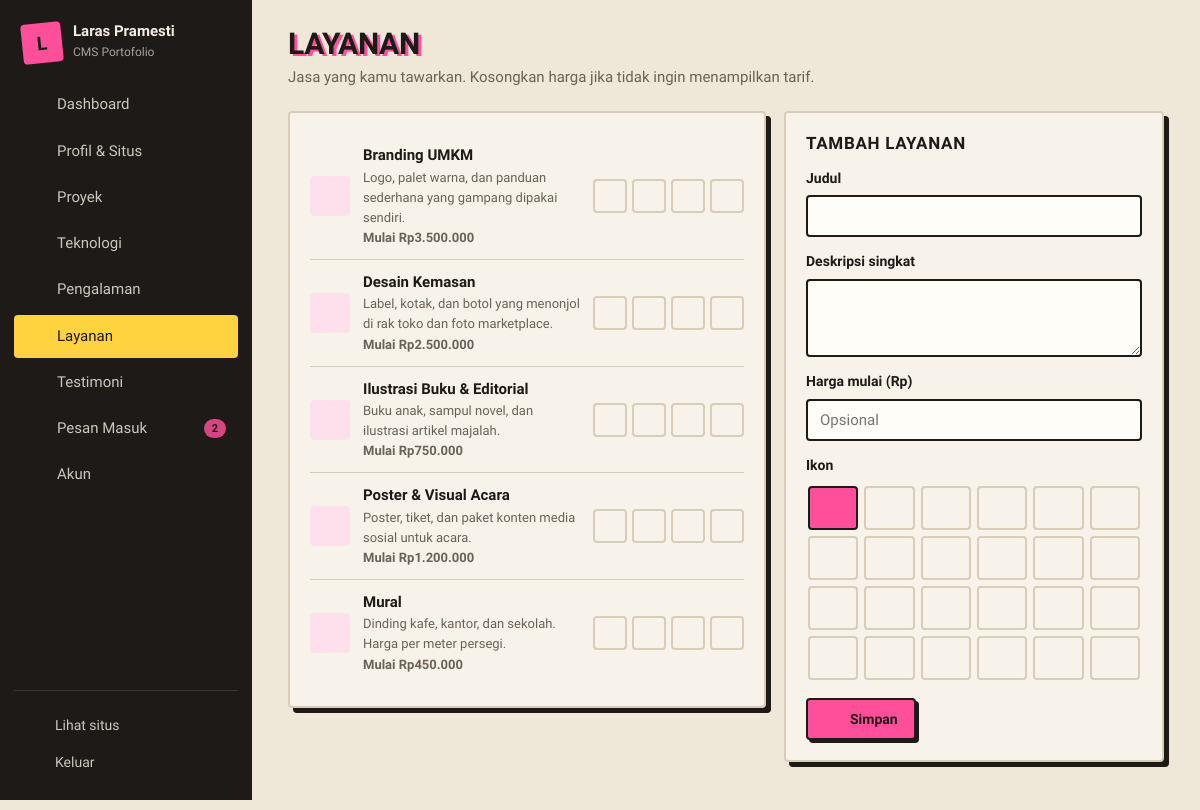
The app's page /index.php?page=layanan (signed in) with its own data.
### tables this page shows
CREATE TABLE layanan (
  id INT AUTO_INCREMENT PRIMARY KEY,
  judul VARCHAR(100) NOT NULL,
  deskripsi VARCHAR(255) NOT NULL,
  ikon VARCHAR(40) NOT NULL DEFAULT 'sparkles',
  harga_mulai INT UNSIGNED NULL,
  urutan INT NOT NULL DEFAULT 0
);

### index.php (called while the page is built, shortened)
<?php
require __DIR__ . '/includes/bootstrap.php';
$admin = [
    'login'         => 'pages/admin/login.php',
    'logout'        => 'pages/admin/logout.php',
    'dashboard'     => 'pages/admin/dashboard.php',
    'profil'        => 'pages/admin/profil.php',
    'kelola-proyek' => 'pages/admin/proyek.php',
    'proyek-form'   => 'pages/admin/proyek-form.php',
    'teknologi'     => 'pages/admin/teknologi.php',
    'pengalaman'    => 'pages/admin/pengalaman.php',
    'layanan'       => 'pages/admin/layanan.php',
    'testimoni'     => 'pages/admin/testimoni.php',
    'pesan'         => 'pages/admin/pesan.php',
    'akun'          => 'pages/admin/akun.php',
];
$page = (string) ($_GET['page'] ?? 'beranda');
require __DIR__ . '/' . $admin[$page];

### pages/admin/layanan.php (the view, shortened to what this page needs)
<?php
$edit = isset($_GET['id']) ? q('SELECT * FROM layanan WHERE id = ?', [(int) $_GET['id']])->fetch() : null;
$edit = $edit ?: ['id' => 0, 'judul' => '', 'deskripsi' => '', 'ikon' => 'code-xml', 'harga_mulai' => null];
$list = q('SELECT * FROM layanan ORDER BY urutan, id')->fetchAll();
require ROOT . '/includes/admin_header.php';
?>
<div class="grid-side">
    <section class="card">
        <ul class="rows">
            <?php foreach ($list as $x): ?>
                <li><span class="logo-box"><?= icon($x['ikon'], 22) ?></span><div class="grow"><b><?= e($x['judul']) ?></b><small><?= e($x['deskripsi']) ?></small><?php if ($x['harga_mulai']): ?><small class="acc">Mulai <?= rupiah((int) $x['harga_mulai']) ?></small><?php endif; ?></div>
                    <div class="row-acts">
                        <form method="post"><?= csrf_field() ?><input type="hidden" name="id" value="<?= $x['id'] ?>"><button class="icon-btn" name="aksi" value="naik"><?= icon('arrow-up', 16) ?></button></form>
                        <form method="post"><?= csrf_field() ?><input type="hidden" name="id" value="<?= $x['id'] ?>"><button class="icon-btn" name="aksi" value="turun"><?= icon('arrow-down', 16) ?></button></form>
                        <a class="icon-btn" href="<?= url('layanan', ['id' => $x['id']]) ?>"><?= icon('pencil', 16) ?></a>
                        <form method="post" onsubmit="return confirm('Hapus layanan ini?')"><button class="icon-btn danger" name="aksi" value="hapus"><?= icon('trash-2', 16) ?></button></form>
                    </div></li>
            <?php endforeach; ?>
        </ul>
    </section>
    <form method="post" class="card sticky">
        <div class="card-h"><h2><?= $edit['id'] ? 'Ubah layanan' : 'Tambah layanan' ?></h2><?php if ($edit['id']): ?><a href="<?= url('layanan') ?>">Batal</a><?php endif; ?></div>
        <label>Judul<input name="judul" value="<?= e($edit['judul']) ?>" required maxlength="100"></label>
        <label>Deskripsi singkat<textarea name="deskripsi" rows="3" maxlength="255" required><?= e($edit['deskripsi']) ?></textarea></label>
        <label>Harga mulai (Rp)<input name="harga_mulai" value="<?= $edit['harga_mulai'] ? number_format((int) $edit['harga_mulai'], 0, ',', '.') : '' ?>" inputmode="numeric" placeholder="Opsional"></label>
        <p class="lbl">Ikon</p>
        <div class="logo-grid">
            <?php foreach (IKON_LAYANAN as $ic): ?><label title="<?= $ic ?>"><input type="radio" name="ikon" value="<?= $ic ?>" <?= $edit['ikon'] === $ic ? 'checked' : '' ?>><span><?= icon($ic, 20) ?></span></label><?php endforeach; ?>
        </div>
        <button class="btn btn-main" type="submit"><?= icon('check', 18) ?> Simpan</button>
    </form>
</div>
<?php require ROOT . '/includes/admin_footer.php';

### includes/bootstrap.php (shortened to what this page needs)
<?php
function db(): PDO
{
    static $pdo = null;
    if ($pdo === null) {
        $c = require ROOT . '/config/database.php';
        $pdo = new PDO("mysql:host={$c['host']};port={$c['port']};dbname={$c['database']};charset=utf8mb4", $c['username'], $c['password'], [
            PDO::ATTR_ERRMODE => PDO::ERRMODE_EXCEPTION,
            PDO::ATTR_DEFAULT_FETCH_MODE => PDO::FETCH_ASSOC,
            PDO::ATTR_EMULATE_PREPARES => false,
        ]);
        $pdo->exec("SET time_zone = '+07:00'");
    }
    return $pdo;
}
function q(string $sql, array $params = []): PDOStatement
{
    $st = db()->prepare($sql);
    $st->execute($params);
    return $st;
}
function e($v): string { return htmlspecialchars((string) $v, ENT_QUOTES, 'UTF-8'); }
function url(string $page, array $p = []): string { return 'index.php?' . http_build_query(['page' => $page] + $p); }
function rupiah(?int $n): string { return 'Rp' . number_format((int) $n, 0, ',', '.'); }
function icon(string $name, int $size = 18, string $cls = 'ic'): string
{
    static $ic = null;
    $ic ??= require __DIR__ . '/icons.php';
    return '<svg class="' . $cls . '" width="' . $size . '" height="' . $size . '" viewBox="0 0 24 24" fill="none" stroke="currentColor" stroke-width="1.8" stroke-linecap="round" stroke-linejoin="round" aria-hidden="true">' . ($ic[$name] ?? '') . '</svg>';
}

### assets/css/admin.css (style rules this page uses)
:root { --bg:#efe7d8;--card:#f8f3ea;--field:#fffdf8;--ink:#1d1a17;--muted:#6b6257; --line:#d9cdb8;--line-strong:#1d1a17;--acc:#ff4f9a;--acc-ink:#c2185b;--acc-border:#1d1a17;--on-acc:#1d1a17;--acc-soft:#fde0ec; --side:#1d1a17;--side-ink:#f3ece0;--side-hover:#2d2924;--side-on:#ffd23f;--side-on-ink:#1d1a17;--side-line:#3a352e;--side-border:0; --danger:#c62828;--err-bg:#fde4e4;--ok-bg:#e6f0ff;--ok-ink:#1d3a8a;--ok-line:#2852c8; --r:4px;--r-sm:4px;--r-xs:2px;--bw:2px;--card-shadow:5px 5px 0 #1d1a17;--btn-shadow:3px 3px 0 #1d1a17; --f-head:'Bricolage Grotesque',sans-serif;--f-body:'Bricolage Grotesque',sans-serif; }
body.adm { background-image:url(../img/kertas.svg) }
.card-h h2 { font-family:'Courier Prime',monospace;text-transform:uppercase;font-size:15px;letter-spacing:.04em }
*,*::before,*::after { box-sizing:border-box }
html { -webkit-text-size-adjust:100% }
body.adm { margin:0;background:var(--bg);color:var(--ink);font:15px/1.55 var(--f-body);min-height:100vh }
a { color:var(--acc-ink) }
h1,h2,h3 { font-family:var(--f-head);margin:0;line-height:1.2 }
.acc { color:var(--acc-ink);font-weight:600 }
.grow { flex:1;min-width:0 }
.ic { flex:none }
.btn { display:inline-flex;align-items:center;gap:8px;padding:10px 16px;border-radius:var(--r-sm);border:var(--bw) solid var(--line-strong);background:var(--card);color:var(--ink);font:600 14px var(--f-body);cursor:pointer;text-decoration:none;white-space:nowrap;transition:transform .15s }
.btn-main { background:var(--acc);border-color:var(--acc-border);color:var(--on-acc);box-shadow:var(--btn-shadow) }
.btn.danger,.icon-btn.danger { color:var(--danger) }
.icon-btn { width:34px;height:34px;display:inline-grid;place-items:center;border-radius:var(--r-sm);border:var(--bw) solid var(--line);background:var(--card);color:var(--ink);cursor:pointer;text-decoration:none;padding:0 }
.card { background:var(--card);border:var(--bw) solid var(--line);border-radius:var(--r);padding:20px;box-shadow:var(--card-shadow);min-width:0 }
.card+.card { margin-top:18px }
.card-h { display:flex;align-items:center;justify-content:space-between;gap:10px;margin-bottom:14px }
.card-h h2 { font-size:17px }
.grid-side { display:grid;grid-template-columns:minmax(0,1fr) 380px;gap:18px;align-items:start }
.grid-side .card+.card { margin-top:0 }
.sticky { position:sticky;top:20px }
.rows { list-style:none;margin:0;padding:0 }
.rows li { display:flex;align-items:center;gap:13px;padding:11px 0;border-bottom:1px solid var(--line) }
.rows li:last-child { border-bottom:0 }
.rows li b { display:block;font-weight:600 }
.rows li small { display:block;color:var(--muted);font-size:13px }
.av,.logo-box { width:40px;height:40px;flex:none;display:grid;place-items:center;border-radius:var(--r-sm);background:var(--acc-soft);color:var(--acc-ink);font-weight:700 }
.row-acts { display:flex;gap:5px;flex-wrap:wrap;justify-content:flex-end }
.row-acts form { margin:0 }
label { display:block;font-weight:600;font-size:14px;margin-bottom:14px }
.lbl { font-weight:600;font-size:14px;margin:0 0 8px }
input:not([type=checkbox]):not([type=radio]):not([type=file]):not([type=range]),select,textarea { display:block;width:100%;margin-top:6px;padding:10px 12px;border:var(--bw) solid var(--line-strong);border-radius:var(--r-sm);background:var(--field);color:var(--ink);font:400 15px var(--f-body) }
textarea { resize:vertical }
.logo-grid { display:grid;grid-template-columns:repeat(auto-fill,minmax(44px,1fr));gap:6px;max-height:230px;overflow-y:auto;margin-bottom:16px;padding:2px }
.logo-grid label { margin:0 }
.logo-grid span { height:44px;display:grid;place-items:center;border:var(--bw) solid var(--line);border-radius:var(--r-sm);cursor:pointer;color:var(--ink) }
.logo-grid input:checked+span { background:var(--acc);color:var(--on-acc);border-color:var(--acc-border) }

### records on screen
layanan: $size 22 (drawn), judul "Branding UMKM", deskripsi "Logo, palet warna, dan panduan sederhana yang gampang dipakai sendiri.", harga_mulai "Rp3.500.000"
layanan: $size 22 (drawn), judul "Desain Kemasan", deskripsi "Label, kotak, dan botol yang menonjol di rak toko dan foto marketplace.", harga_mulai "Rp2.500.000"
layanan: $size 22 (drawn), judul "Ilustrasi Buku & Editorial", deskripsi "Buku anak, sampul novel, dan ilustrasi artikel majalah.", harga_mulai "Rp750.000"
layanan: $size 22 (drawn), judul "Poster & Visual Acara", deskripsi "Poster, tiket, dan paket konten media sosial untuk acara.", harga_mulai "Rp1.200.000"
layanan: $size 22 (drawn), judul "Mural", deskripsi "Dinding kafe, kantor, dan sekolah. Harga per meter persegi.", harga_mulai "Rp450.000"

### other values on screen
mb_strtoupper(mb_substr(setting('nama', 'P'), 0, 1)) "L"
setting('nama') "Laras Pramesti"
$l "Dashboard"
$l "Profil & Situs"
$l "Proyek"
$l "Teknologi"
$l "Pengalaman"
$l "Layanan"
$l "Testimoni"
$l "Pesan Masuk"
$n "2"
$l "Akun"
$title "LAYANAN"
$sub "Jasa yang kamu tawarkan. Kosongkan harga jika tidak ingin menampilkan tarif."
